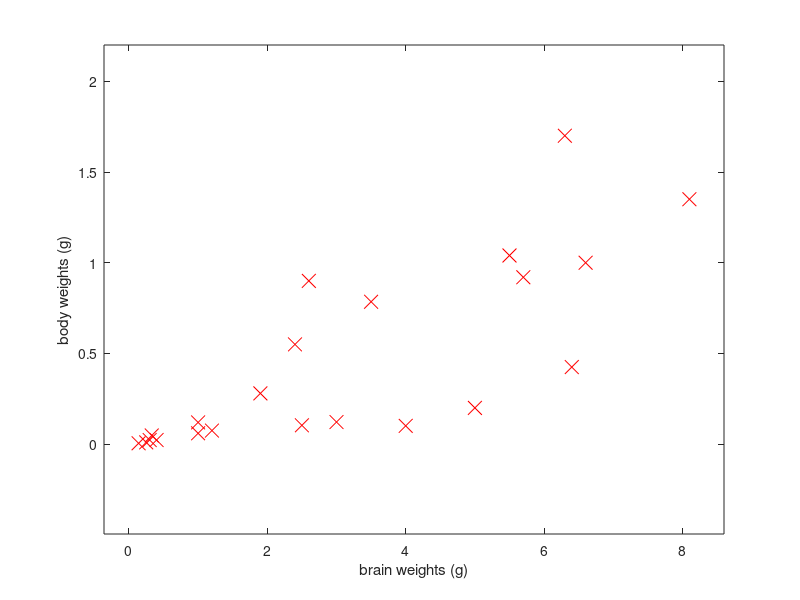

This figure's MATLAB source: (Note: this script raises an error after producing the figure.)
%programa principal ||  main


%inicializacion 
clear;  clc;   close all;
global iterations;
global learningRate;
global x;
global y;

fprintf(' Presione enter para comenzar')
%pause;
fprintf(' Ploteando datos...\n');

%cargando datos de archivo
datax = load('data/body.txt');
datay = load('data/brain.txt');
x = datax(:, 1);
y = datay(:, 1);
N = length(y);

figRecta = figure(); % abre una ventana 
figure(figRecta);
plot(x, y, 'rx', 'MarkerSize', 10); % ploteo

xlim([min(x)-.5 max(x)+.5])
ylim([min(y)-.5 max(y)+.5])
ylabel('body weights (g)');
xlabel('brain weights (g)');

fprintf('\n Ejecutando gradiente descendente');

x = [ones(N, 1), datax(:,1)]; % agregamos una columna de unos a los datos
% Modificando estos parametros podemos elegir el lugar de la superficie del
% error para comenzar a buscar la mejor solucion
paramsRecta = [-0.3; -0.5]; % inicializar parametros de fit (valor estimado)

% variables necesarias para el gradiente descendente
 iterations = 100;
 learningRate = 0.01;

% ejecutar gradiente descendiente
[allParamsRecta, paramsRecta, J] = gradienteD(paramsRecta);
W
%ploteo del error
ploteoJ(J);

% mostramos los valores de ve, pendiente y ordenada al origen respectivamente  
fprintf(' Valores de la recta encontrados mediante gradiente descendente: ');
fprintf('%f %f \n', paramsRecta(1), paramsRecta(2));

%Graficando la funcion error
fprintf('Presione enter para mostrar superficie del error')
pause;
surfContour(paramsRecta, allParamsRecta, J);



fprintf('\n FIN de Ejecuci�n')

